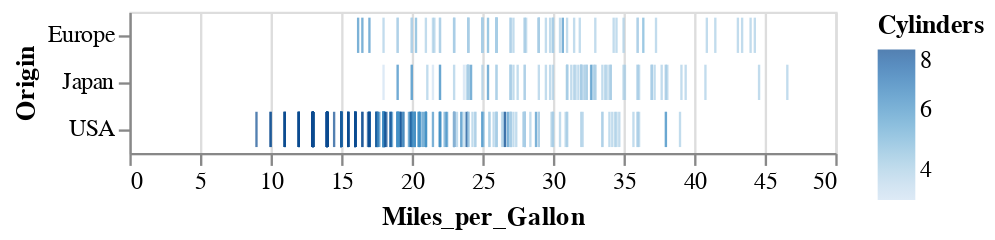

The cell this chart's notebook holds for it:
### Markdown cell above
Let's look at a simple plot containing three of the columns from the cars data:

### Code cell
alt.Chart(cars).mark_tick().encode(
    x='Miles_per_Gallon',
    y='Origin',
    color='Cylinders'
)

### Figure 1 — Vega-Lite specification as saved in the notebook (floating-point values rounded to 4 significant figures; data arrays with more than 128 entries replaced by an {"elided": "..."} marker saying what was removed)
{"config": {"view": {"continuousWidth": 300, "continuousHeight": 300}}, "data": {"name": "data-583e73726c1545c56c203344161a975c"}, "mark": {"type": "tick"}, "encoding": {"color": {"field": "Cylinders", "type": "quantitative"}, "x": {"field": "Miles_per_Gallon", "type": "quantitative"}, "y": {"field": "Origin", "type": "nominal"}}, "$schema": "https://vega.github.io/schema/vega-lite/v5.20.1.json", "datasets": {"data-583e73726c1545c56c203344161a975c": {"elided": "406 records"}}}
